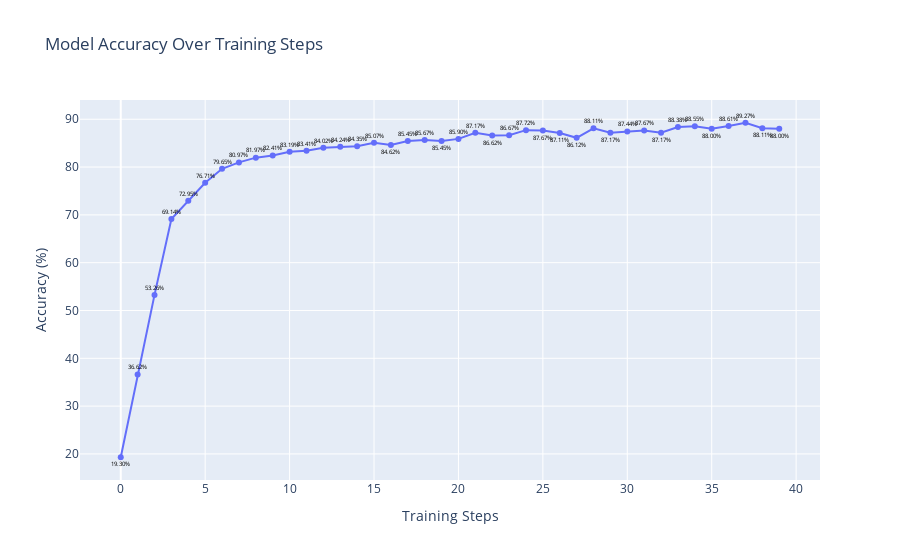

The cell this chart's notebook holds for it:
### Code cell
# Create a new figure object
fig = go.Figure()

# Add a line plot for accuracy with markers
fig.add_traces(go.Scatter(
    x=list(range(len(accuracy))), 
    y=accuracy, 
    name='Accuracy', 
    mode='lines+markers'
))

# Set the layout of the figure with titles for axes and the plot
fig.update_layout(
    title='Model Accuracy Over Training Steps',
    xaxis_title='Training Steps',
    yaxis_title='Accuracy (%)'
)

# Annotate each point with its percentage value and adjust position based on change
for i, value in enumerate(accuracy):
    # Calculate change direction for annotation positioning
    offset = 1.5 if i > 0 and value > accuracy[i-1] else -1.5
    # Add annotations at each point
    fig.add_annotation(
        y=value + offset, 
        x=i, 
        text=f'{value:.2f}%', 
        showarrow=False, 
        font=dict(color='black', size=6)
    )

# Display the figure
fig.show()

### Figure 1 — Plotly figure (JSON) as saved in the notebook; plotly's stock layout.template omitted (floating-point values rounded to 4 significant figures)
{"data": [{"mode": "lines+markers", "name": "Accuracy", "type": "scatter", "x": [0, 1, 2, 3, 4, 5, 6, 7, 8, 9, 10, 11, 12, 13, 14, 15, 16, 17, 18, 19, 20, 21, 22, 23, 24, 25, 26, 27, 28, 29, 30, 31, 32, 33, 34, 35, 36, 37, 38, 39], "y": [19.3, 36.62, 53.26, 69.14, 72.95, 76.71, 79.65, 80.97, 81.97, 82.41, 83.19, 83.41, 84.02, 84.24, 84.35, 85.07, 84.62, 85.45, 85.67, 85.45, 85.9, 87.17, 86.62, 86.67, 87.72, 87.67, 87.11, 86.12, 88.11, 87.17, 87.44, 87.67, 87.17, 88.38, 88.55, 88.0, 88.61, 89.27, 88.11, 88.0]}], "layout": {"annotations": [{"font": {"color": "black", "size": 6}, "showarrow": false, "text": "19.30%", "x": 0, "y": 17.8}, {"font": {"color": "black", "size": 6}, "showarrow": false, "text": "36.62%", "x": 1, "y": 38.12}, {"font": {"color": "black", "size": 6}, "showarrow": false, "text": "53.26%", "x": 2, "y": 54.76}, {"font": {"color": "black", "size": 6}, "showarrow": false, "text": "69.14%", "x": 3, "y": 70.64}, {"font": {"color": "black", "size": 6}, "showarrow": false, "text": "72.95%", "x": 4, "y": 74.45}, {"font": {"color": "black", "size": 6}, "showarrow": false, "text": "76.71%", "x": 5, "y": 78.21}, {"font": {"color": "black", "size": 6}, "showarrow": false, "text": "79.65%", "x": 6, "y": 81.15}, {"font": {"color": "black", "size": 6}, "showarrow": false, "text": "80.97%", "x": 7, "y": 82.47}, {"font": {"color": "black", "size": 6}, "showarrow": false, "text": "81.97%", "x": 8, "y": 83.47}, {"font": {"color": "black", "size": 6}, "showarrow": false, "text": "82.41%", "x": 9, "y": 83.91}, {"font": {"color": "black", "size": 6}, "showarrow": false, "text": "83.19%", "x": 10, "y": 84.69}, {"font": {"color": "black", "size": 6}, "showarrow": false, "text": "83.41%", "x": 11, "y": 84.91}, {"font": {"color": "black", "size": 6}, "showarrow": false, "text": "84.02%", "x": 12, "y": 85.52}, {"font": {"color": "black", "size": 6}, "showarrow": false, "text": "84.24%", "x": 13, "y": 85.74}, {"font": {"color": "black", "size": 6}, "showarrow": false, "text": "84.35%", "x": 14, "y": 85.85}, {"font": {"color": "black", "size": 6}, "showarrow": false, "text": "85.07%", "x": 15, "y": 86.57}, {"font": {"color": "black", "size": 6}, "showarrow": false, "text": "84.62%", "x": 16, "y": 83.12}, {"font": {"color": "black", "size": 6}, "showarrow": false, "text": "85.45%", "x": 17, "y": 86.95}, {"font": {"color": "black", "size": 6}, "showarrow": false, "text": "85.67%", "x": 18, "y": 87.17}, {"font": {"color": "black", "size": 6}, "showarrow": false, "text": "85.45%", "x": 19, "y": 83.95}, {"font": {"color": "black", "size": 6}, "showarrow": false, "text": "85.90%", "x": 20, "y": 87.4}, {"font": {"color": "black", "size": 6}, "showarrow": false, "text": "87.17%", "x": 21, "y": 88.67}, {"font": {"color": "black", "size": 6}, "showarrow": false, "text": "86.62%", "x": 22, "y": 85.12}, {"font": {"color": "black", "size": 6}, "showarrow": false, "text": "86.67%", "x": 23, "y": 88.17}, {"font": {"color": "black", "size": 6}, "showarrow": false, "text": "87.72%", "x": 24, "y": 89.22}, {"font": {"color": "black", "size": 6}, "showarrow": false, "text": "87.67%", "x": 25, "y": 86.17}, {"font": {"color": "black", "size": 6}, "showarrow": false, "text": "87.11%", "x": 26, "y": 85.61}, {"font": {"color": "black", "size": 6}, "showarrow": false, "text": "86.12%", "x": 27, "y": 84.62}, {"font": {"color": "black", "size": 6}, "showarrow": false, "text": "88.11%", "x": 28, "y": 89.61}, {"font": {"color": "black", "size": 6}, "showarrow": false, "text": "87.17%", "x": 29, "y": 85.67}, {"font": {"color": "black", "size": 6}, "showarrow": false, "text": "87.44%", "x": 30, "y": 88.94}, {"font": {"color": "black", "size": 6}, "showarrow": false, "text": "87.67%", "x": 31, "y": 89.17}, {"font": {"color": "black", "size": 6}, "showarrow": false, "text": "87.17%", "x": 32, "y": 85.67}, {"font": {"color": "black", "size": 6}, "showarrow": false, "text": "88.38%", "x": 33, "y": 89.88}, {"font": {"color": "black", "size": 6}, "showarrow": false, "text": "88.55%", "x": 34, "y": 90.05}, {"font": {"color": "black", "size": 6}, "showarrow": false, "text": "88.00%", "x": 35, "y": 86.5}, {"font": {"color": "black", "size": 6}, "showarrow": false, "text": "88.61%", "x": 36, "y": 90.11}, {"font": {"color": "black", "size": 6}, "showarrow": false, "text": "89.27%", "x": 37, "y": 90.77}, {"font": {"color": "black", "size": 6}, "showarrow": false, "text": "88.11%", "x": 38, "y": 86.61}, {"font": {"color": "black", "size": 6}, "showarrow": false, "text": "88.00%", "x": 39, "y": 86.5}], "title": {"text": "Model Accuracy Over Training Steps"}, "xaxis": {"title": {"text": "Training Steps"}}, "yaxis": {"title": {"text": "Accuracy (%)"}}}}
